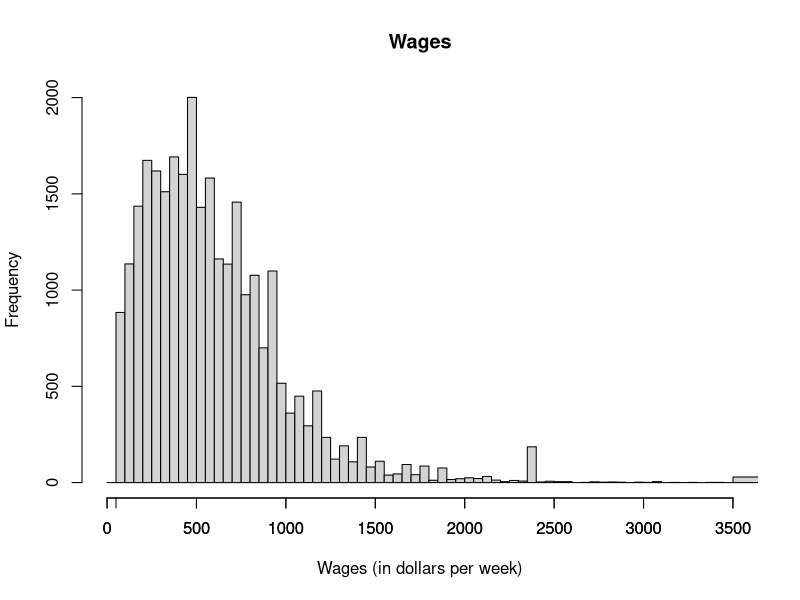
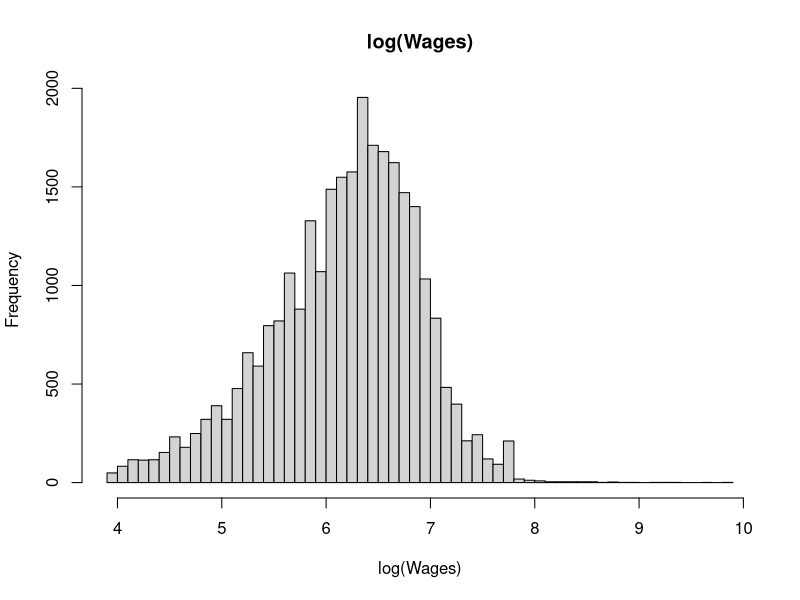
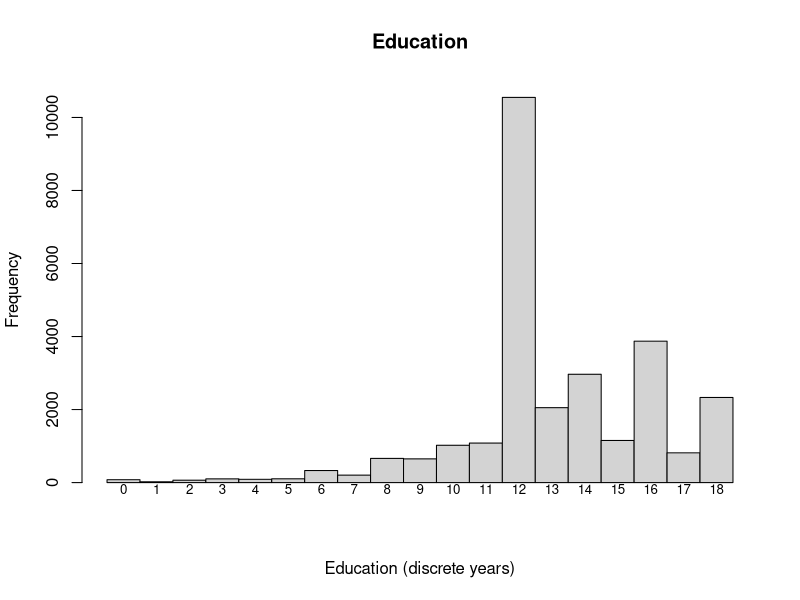
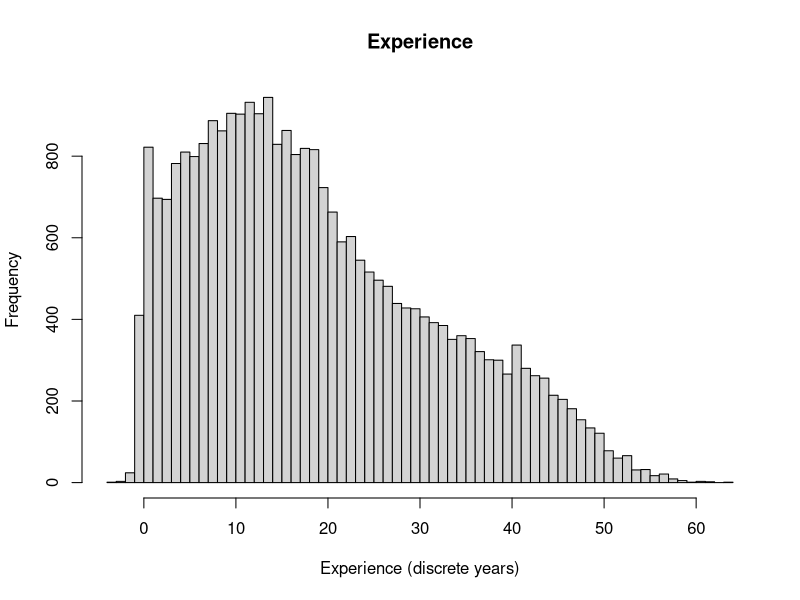

R code for these plots, in order:
# Author: Patrick Sheehan
# Purpose: Extend the replication of Table 1.A and 2.A 
#          from Bierens and Ginther (2001)      
# Input: None
# Output(s): Histograms (one PDF file with all)

# First, run my simulation replicating Table 1.A and 2.a
require(AER) # Require data package
data("CPS1988") # Put data in workspace
# Part 1: Histograms (wages, log(wages), education, experience)
# Get the data 
wages <- CPS1988$wage 
log.wages <- log(wages)
education <- CPS1988$education
experience <- CPS1988$experience
pdf("histograms.pdf") # Begin PDF graphics driver
wage.hist <- hist(wages,
     breaks = c(seq(0, 3500, 50),max(wages)), # FD bins + Outlier bin
     freq = TRUE,
     main = "Wages",
     xlim = c(0, 3.5e3),
     xlab = "Wages (in dollars per week)")
axis(1, at=c(0, 50, seq(500, 3500, 500)))
hist(log.wages,
     breaks = "Scott",
     main = "log(Wages)",
     xlab = "log(Wages)")
ed.hist <- hist(education,
                breaks = seq(0, max(education)+1, 1), # One bin for each year
                right = FALSE, # Mandate one year for each bin
                main = "Education",
                xlab = "Education (discrete years)",
                xaxt = "n")
axis(1, at=ed.hist$mids, labels=seq(0, max(education), 1), cex.axis=0.8,
     tick=FALSE, line=-2)
hist(experience,
     main = "Experience",
     xlab = "Experience (discrete years)",
     breaks = seq(min(experience), max(experience)+1, 1), # One bin per year
     right = FALSE,) # Mandate one year per bin
dev.off() # Done with pdf file
